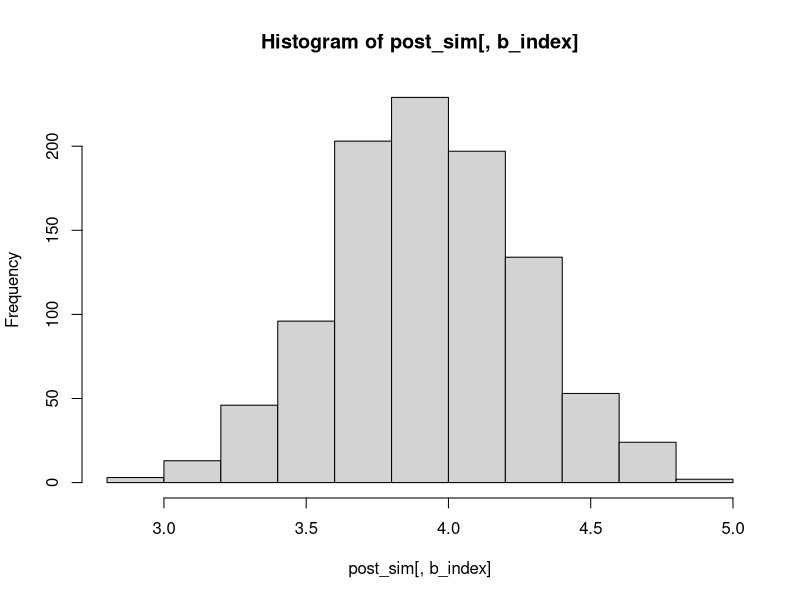
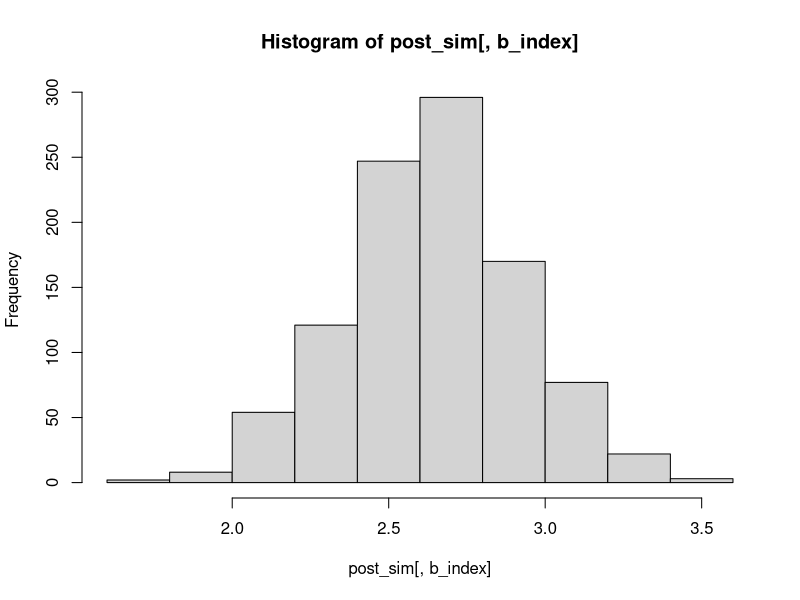

Recreate these plots in R, in order.
## ---- chunk 1
##Simulate Data
b <- c(-1,5,10,15,20)
sig2 <- 1
sig2_mat <- matrix(0,length(b),length(b))
theta <- rep(0,length(b))
diag(sig2_mat) <- sig2
n <- 10
x <- matrix(rnorm(n*length(b),0,1),nrow = n)

#Simulated Responses
y <- rnorm(n,x %*% b,sig2) + rnorm(n,0,1)

sign_mat <- ((sig2_mat)^-1 + (1/sig2) * t(x)%*%x)^-1
beta_n <- sign_mat %*% (diag(sig2_mat)^-1 * theta + (1/sig2) * t(x)%*% as.matrix(y))



#Compare to standard linear regression
df <- cbind(y,x)
df <- as.data.frame(df)

lm.fit <- lm(y ~ .,df + 0)




cbind(b,beta_n,lm.fit$coefficients[-1])

#Exercise try changing the hyper-parameters & sample size. How does this affect the inferred weights?

## ---- chunk 2
#Visualize Posterior distribution for specific coefficients
library(mvtnorm)
post_sim <- rmvnorm(1000, mean = beta_n, sigma = sign_mat)

b_index <- 3

hist(post_sim[,b_index])
## ---- chunk 3
## Regularized Linear Regression
tau2 <- 5  # Prior variance (corresponds to ridge penalty)


sign_mat_ridge <- ((sig2_mat/tau2)^-1 + (1/sig2) * t(x)%*%x)^-1
beta_n_ridge <- sign_mat_ridge %*% (diag(sig2_mat)^-1 * theta + (1/sig2) * t(x)%*% as.matrix(y))
beta_n_ridge

post_sim <- rmvnorm(1000, mean = beta_n_ridge, sigma = sign_mat_ridge)
hist(post_sim[,b_index])

cbind(b,beta_n,beta_n_ridge,lm.fit$coefficients[-1])

